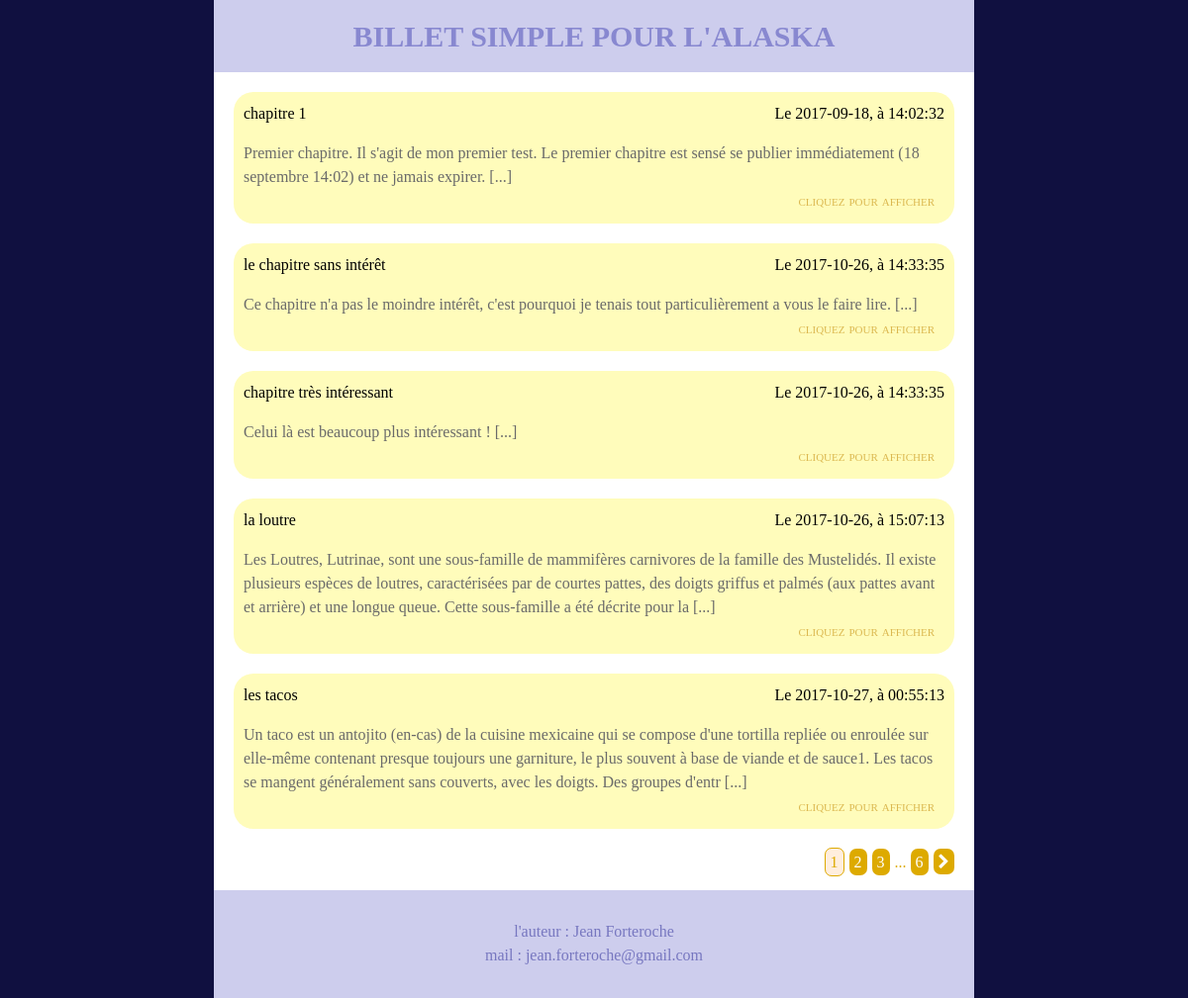
The page / on the database its author committed.
### tables this page shows
CREATE TABLE `Post` (
  `title` varchar(100) NOT NULL,
  `dateTimePub` datetime NOT NULL DEFAULT CURRENT_TIMESTAMP COMMENT 'date et heure de publication, possible preparer a l''avance',
  `dateTimeExp` datetime DEFAULT NULL COMMENT 'date et heure d''expiration, par defaut null : n''expire pas',
  `content` text NOT NULL
);

### controler/visitorControler.php (called while the page is built, shortened)
<?php
    require_once('model/Post.php');
    class VisitorControler
    {
        private $_visitorPostManager;
        public function __construct()
        {
            $this->_visitorPostManager = new PostManager();
        }
        public function allPosts($page)
        {
            try
            {
                $indiceBegining = 5 * ((int) strip_tags($_GET['page']) - 1);
                $postsPerPages = 5;
                $indexPost = $indiceBegining;
                $postsLeft = $postsPerPages;
                $allPosts = $this->_visitorPostManager->getAllPostsExceptExpiry();
                require_once $_SERVER['DOCUMENT_ROOT'] . '/view/allPostsView.php';
                $content = ob_get_clean();
                require_once $_SERVER['DOCUMENT_ROOT'] . '/view/template.php';
            }
            catch (Exception $e)
            {
                echo '<p>erreur : ' . $e->getMessage() ; '</p>';
            }
        }
    }
?>

### index.php (called while the page is built, shortened)
<?php
    try
    {
        require_once('controler/visitorControler.php');
        require_once('controler/Rooter.php');
    }
    catch (Exception $e)
    {
        echo '<p>erreur : ' . $e->getMessage() ; '</p>';
    }
    $rooter = new Rooter();
    $rooter->root();

### model/Model.php (called while the page is built, shortened)
<?php
    class Model
    {
        public function __construct()
        {
            $this->_DB = new PDO('mysql:host=localhost:8889;dbname=ecrivain;charset=utf8', 'root', 'root', array(PDO::ATTR_ERRMODE => PDO::ERRMODE_EXCEPTION));
        }
    }

### model/Post.php (called while the page is built, shortened)
<?php
    require_once 'Model.php';
    class PostManager extends Model
    {
        public function getAllPostsExceptExpiry()
        {
            $allPosts = [];
            $query = $this->_DB->query('SELECT title, dateTimePub, dateTimeExp, content FROM Post ORDER BY dateTimePub');
            $i = 0;
            while($onePostFromSQL = $query->fetch(PDO::FETCH_ASSOC))
            {
                if (date('d/m/Y H:i:s') < $onePostFromSQL['dateTimeExp'] || $onePostFromSQL['dateTimeExp'] == NULL)
                {
                    $allPosts[$i]['title'] = $onePostFromSQL['title'];
                    $allPosts[$i]['titleForLink'] = str_replace(' ', '_', $onePostFromSQL['title']);
                    $allPosts[$i]['dateTime'] = str_replace(' ', ', à ', $onePostFromSQL['dateTimePub']);
                    $allPosts[$i]['content'] = $onePostFromSQL['content'];
                    $allPosts[$i]['contentBegin'] = mb_substr($onePostFromSQL['content'], 0, 300);
                    $i++;
                }
            }
            return $allPosts;
        }
    }

### view/allPostsView.php (the view, shortened to what this page needs)
<section class="row">
    <?php
        while ($postsLeft>0 AND $indexPost<count($allPosts))
        {
    ?>
            <article class="col-xxl-6 col-xl-12 col-sm-12">
                <a class="bulle" href="../index.php?title=<?= $allPosts[$indexPost]['titleForLink'] ?>&amp;action=onePost">
                    <p>
                        <?= $allPosts[$indexPost]['title'] ?><span class="float-right">Le <?= $allPosts[$indexPost]['dateTime'] ?></span>
                    </p>
                    <p class="dernier">
                        <?= $allPosts[$indexPost]['contentBegin'] ?> [...]<br /><span class="float-right discret">cliquez pour afficher</span>
                    </p>
                </a>
            </article>
    <?php
            $postsLeft--;
            $indexPost++;
        }
    ?>
    <article class="col-xxl-12 col-xl-12 col-sm-12 navPages">
        <p>
        <?php
            $page = 1+ceil($indiceBegining / $postsPerPages);
            for ($j=($page-2) ; $j<($page+3) ; $j++)
            {
                if ($j>0 AND $j==$page)
                {
                    echo '<span class="pageActuelle">' . $j . '</span>';
                }
                elseif ($j>0 AND ($postsPerPages*($j-1))<count($allPosts))
                {
                    echo '<a href="index.php?action=allPosts&amp;page=' . $j . '">' . $j . '</a>';
                }
            }
            $pageMax = ceil(count($allPosts)/$postsPerPages);
            if ($page < $pageMax-3)
            {
                echo '... ';
            }
            if ($page < $pageMax-2)
            {
                echo '<a href="index.php?action=allPosts&amp;page=' . $pageMax . '">' . $pageMax . '</a>';
            }
            if ($indexPost < count($allPosts))
            {
                echo '<a href="index.php?action=allPosts&amp;page=' . ($page+1) . '" class="fa fa-chevron-right"></a>';
            }
        ?>
        </p>
    </article>
</section>

### controler/Rooter.php (shortened to what this page needs)
<?php
    require_once('model/Post.php');
    class Rooter
    {
        private $_arrayAllPosts;
        private $_visitorControler;
        private $_connexionContorler;
        public function __construct()
        {
            $this->_postManager = new PostManager();
            $this->_arrayAllPosts = $this->_postManager->getAllPostsExceptExpiry();
            $this->_visitorControler = new VisitorControler();
            $this->_connexionContorler = new ConnexionControler();
        }
        public function root()
        {
            if (isset($_GET['action']))
            {
                if ($_GET['action'] == 'allPosts')
                {
                    if (isset($_GET['page']) AND is_numeric($_GET['page']) AND $_GET['page'] <= (ceil(count($this->_arrayAllPosts) / 5)))
                    {
                        $this->_visitorControler->allPosts($_GET['page']);
                    }
                    else
                    {
                        $this->_visitorControler->allPosts(1);
                    }
                }
                elseif ($_GET['action'] == 'onePost')
                {
                    $title = $_GET['title'];
                    if (isset($title))
                    {
                        $this->_visitorControler->onePost($title);
                    }
                    else
                    {
                        echo 'aucun titre';
                    }
                }
                elseif($_GET['action'] == 'connexion')
                {
                    if (isset($_POST['login']) && isset($_POST['password']))
                    {
                        $this->_connexionContorler->tryConnexion();
                    }
                    else
                    {
                        $this->_connexionContorler->connexionForm();
                    }
                }
                elseif($_GET['action'] == 'adminHomePage')
                {
                }
                else
                {
                    echo 'action renseigné dans l\'adresse, mais valeur inconnue';
                }
            }
            else
            {
                $this->_visitorControler->allPosts(1);
            }
        }
    }

### view/template.php (shortened to what this page needs)
<!DOCTYPE html>
<html>
    <head>
        <link rel="stylesheet" href="../bootstrap/css/bootstrap.css" />
        <link rel="stylesheet" href="../view/mychanges.css" />
        <link href="https://maxcdn.bootstrapcdn.com/font-awesome/4.7.0/css/font-awesome.min.css" rel="stylesheet">
    </head>
    <body>
        <div class="fondBleu">
            <div class="container">
                <header class="row">
                    <h1 class="enTete col-xxl-12 col-xl-12 col-sm-12"><a href="index.php">BILLET SIMPLE POUR L'ALASKA</a></h1>
                </header>
                <?= $content ?>
                <footer class="row">
                    <ul class="list-unstyled centrer col-xxl-12 col-xl-12 col-sm-12 ulfooter">
                        <li>l'auteur : Jean Forteroche</li>
                        <li>mail : jean.forteroche@gmail.com</li>
                    </ul>
                </footer>
            </div>
        </div>
    </body>
</html>

### view/myChanges.css (style rules this page uses)
.navPages { text-align : right; color : #da0; }
.navPages > p > * { color : white; background : #da0; padding : 5px; border-radius : 7px; margin-right : 5px; }
.pageActuelle { background : #fed !important; border : 1px solid #da0; color : #da0 !important; }
.dernier { margin-bottom : 25px; color : #6a6a6a; }
.discret { font-variant : small-caps; padding-right : 10px; color : #dbb850; }
.bulle { display : block; margin :5px; margin-top : 0px; margin-bottom : 20px; border-radius : 20px; padding : 10px; background : #fffcbb; color : black; }
section { padding-top : 20px; background : white; }
h1 { margin-bottom : 0px; }
body { font-family : "Times New Roman"; background : #101040; }
footer { background : #cdcded; color : #7777c0; }
.ulfooter { padding : 30px !important; padding-bottom : 15px !important; }
.enTete { font-size : 30px; color : #8888d0; text-align : center !important; background : #cdcded; font-weight : bold; padding : 20px; }
.enTete > a { color : #8888d0; }
.centrer { text-align : center; }

### rows shown on the page
post: title "chapitre 1", dateTime "2017-09-18, à 14:02:32", content "Premier chapitre. Il s'agit de mon premier test. Le premier chapitre est sensé se publier immédiatement (18 septembre 14:02) et ne jamais expirer."
post: title "le chapitre sans intérêt", dateTime "2017-10-26, à 14:33:35", content "Ce chapitre n'a pas le moindre intérêt, c'est pourquoi je tenais tout particulièrement a vous le faire lire."
post: title "chapitre très intéressant", dateTime "2017-10-26, à 14:33:35", content "Celui là est beaucoup plus intéressant !"

### other values the page prints
$allPosts[$indexPost]['title'] "la loutre"
$allPosts[$indexPost]['dateTime'] "2017-10-26, à 15:07:13"
$allPosts[$indexPost]['title'] "les tacos"
$allPosts[$indexPost]['dateTime'] "2017-10-27, à 00:55:13"
$pageMax "6"
